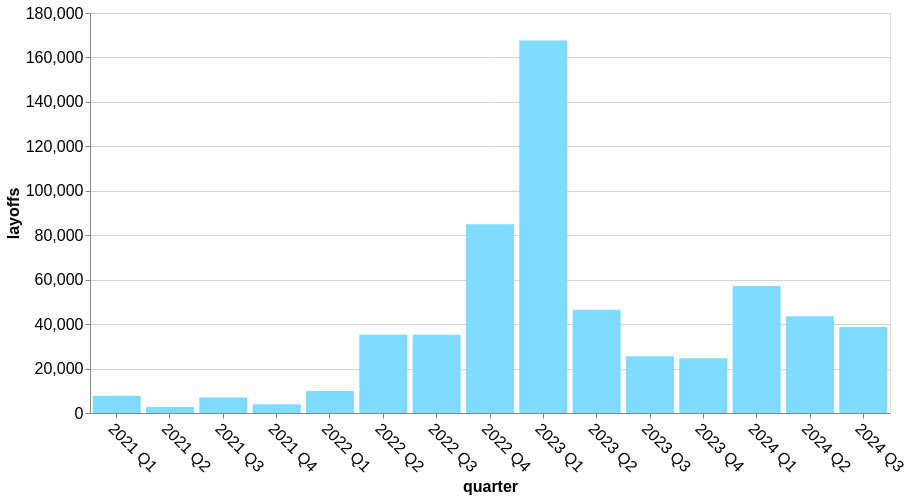

Specify this chart in Vega-Lite:
### Vega-Lite specification from a JSON file in a GitHub repository (floating-point values rounded to 4 significant figures)
{"$schema": "https://vega.github.io/schema/vega-lite/v5.json", "description": "A simple bar chart with embedded data.", "data": {"values": [{"quarter": "2021 Q1", "layoffs": 7728}, {"quarter": "2021 Q2", "layoffs": 2695}, {"quarter": "2021 Q3", "layoffs": 7000}, {"quarter": "2021 Q4", "layoffs": 3929}, {"quarter": "2022 Q1", "layoffs": 9909}, {"quarter": "2022 Q2", "layoffs": 35257}, {"quarter": "2022 Q3", "layoffs": 35174}, {"quarter": "2022 Q4", "layoffs": 84894}, {"quarter": "2023 Q1", "layoffs": 167574}, {"quarter": "2023 Q2", "layoffs": 46433}, {"quarter": "2023 Q3", "layoffs": 25575}, {"quarter": "2023 Q4", "layoffs": 24638}, {"quarter": "2024 Q1", "layoffs": 57149}, {"quarter": "2024 Q2", "layoffs": 43517}, {"quarter": "2024 Q3", "layoffs": 38716}]}, "mark": "bar", "encoding": {"x": {"field": "quarter", "type": "nominal", "axis": {"labelAngle": 45}}, "y": {"field": "layoffs", "type": "quantitative"}, "color": {"value": "#7fdbff"}}, "width": 800, "height": 400, "background": "transparent", "config": {"axis": {"labelFont": "sans-serif", "titleFont": "sans-serif", "gridColor": "lightgrey", "labelFontSize": 16, "titleFontSize": 16}}}
